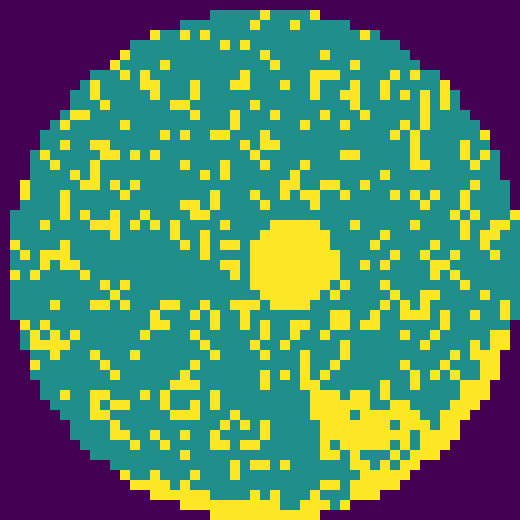
#> input picture backend/png_files/image3.png, 520 x 520 px, found by its file name
$ python localizeDefect.py
#> lines starting #> are read from the running program, lines starting #| are printed output that depends on the picture; after the words box and inside, x2 and y2 are one past the last pixel; in counts of white or black regions, pixels touching at a corner belong together
### backend/describeDefect.py
import random


# [57 lines left out: functions describe_defect_types, describe_defect_percentage, not called in this run]


def describe_defect_location(vertical: str, horizontal: str) -> str:
    if not vertical and not horizontal:
        return no_defect()
    options = [
        f"The defect is in the {vertical} {horizontal} part of the wafer.",
        f"You can find the defect in the {vertical}-{horizontal} quadrant of the wafer.",
        f"The wafer defect is located at the {vertical}-{horizontal} region.",
        f"The defect has been detected in the {vertical} {horizontal} section of the wafer."
    ]
    return random.choice(options)


# [6 lines left out: function no_defect, not called in this run]

# Categories of defects
categories = {
    "Line-Space Defects": ["Bridge", "Break", "Gap", "Corner_Rounding", "Sidewall_Roughness", "Overlay_Error"],
    "Contact Hole Defects": ["Missing", "Deformed", "Merging", "Collapse", "Undersized", "Oversized", "Repeating"]
}

# [23 lines left out: functions describe_sem_defect_types, get_defect_category, not called in this run]

### backend/agentic_flow/agents/tools/localizeDefect.py
import cv2
import numpy as np
from agents.tools.describeDefect import describe_defect_location,no_defect
# from describeDefect import describe_defect_location,no_defect
import uuid,os
def detect_and_localize_defects(npy_path=None, image_path=None, threshold=200, min_area=1000, size=(520, 520)):
    """
    Detect and localize defects from a `.npy` file or an image file, resized to a standard size.

    Parameters:
    - npy_path: Path to the `.npy` file (default is None).
    - image_path: Path to the image file (default is None).
    - threshold: Threshold value for binarization (default is 200).
    - min_area: Minimum area to consider a region as a defect (default is 100 pixels).
    - size: Tuple specifying the target size (width, height) to resize the input (default is (520, 520)).

    Returns:
    - largest_defect_location: A string indicating the location of the largest defect.
    """
#> called with threshold = 200, min_area = 500, size = (520, 520)

    # Check if npy_path is provided
    if npy_path:
        # Load the .npy file
        wafer_map = np.load(npy_path)

        # Normalize the wafer map if needed (e.g., if it's not in range [0, 255])
        wafer_map = np.uint8(255 * (wafer_map - np.min(wafer_map)) / (np.max(wafer_map) - np.min(wafer_map)))
        wafer_map_resized = cv2.resize(wafer_map, size, interpolation=cv2.INTER_LINEAR)
    elif image_path:
        # Load the image
        wafer_map_resized = cv2.imread(image_path, cv2.IMREAD_GRAYSCALE)
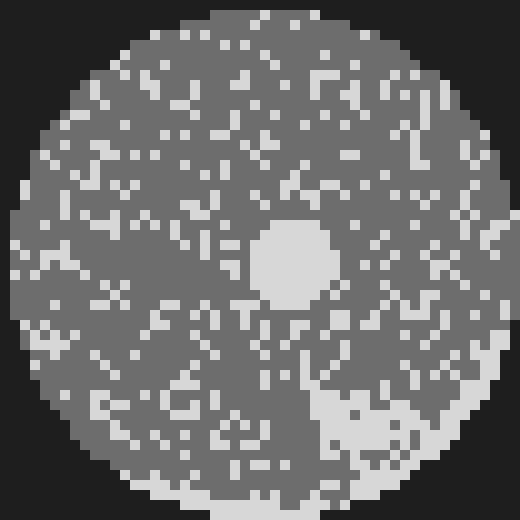
#> wafer_map_resized: shape (520, 520); min 30, max 215, mean 112.3
        wafer_map_resized = cv2.resize(wafer_map_resized, size, interpolation=cv2.INTER_LINEAR)
    else:
        raise ValueError("Both 'npy_path' and 'image_path' cannot be None. Please provide one.")

    # Apply thresholding to isolate defects
    _, binary = cv2.threshold(wafer_map_resized, threshold, 255, cv2.THRESH_BINARY)
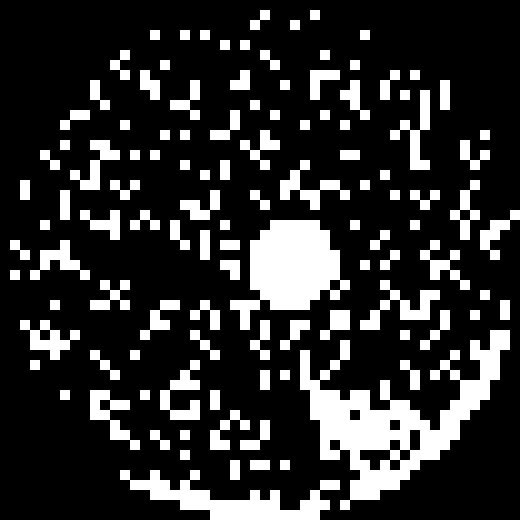
#> binary: shape (520, 520); 20.9% white; 114 white regions

    # Find contours of the defect regions
    contours, _ = cv2.findContours(binary, cv2.RETR_EXTERNAL, cv2.CHAIN_APPROX_SIMPLE)
#> contours = 114 contours; largest, box (x1, y1, x2, y2) and area: (300, 330, 510, 510) 12806, (230, 220, 350, 330) 7048, (120, 470, 340, 520) 3942, (360, 280, 440, 330) 1127, (90, 390, 140, 450) 1074

    # Create a 3-channel image for visualization
    output_image = cv2.cvtColor(wafer_map_resized, cv2.COLOR_GRAY2BGR)

    largest_defect_area = 0
    largest_defect_bounding_box = None
    largest_defect_location = ""

    # To calculate the average location of defects
    total_x = 0
    total_y = 0
    total_defects = 0

    print("Detected Large Defects:")
    for i, contour in enumerate(contours):
        # Calculate the area of the defect
        area = cv2.contourArea(contour)

        # Process only if the area is larger than the minimum area
        if area >= min_area:
            # Calculate bounding box around the defect
            x, y, w, h = cv2.boundingRect(contour)

            # Calculate centroid of the defect region
            cx, cy = x + w // 2, y + h // 2

            # Draw the bounding box and centroid on the output image
            cv2.rectangle(output_image, (x, y), (x + w, y + h), (0, 255, 0), 2)  # Green box
            cv2.circle(output_image, (cx, cy), 5, (0, 0, 255), -1)  # Red centroid

            # Print defect details
            print(
                f"Defect {i + 1}: Area={area}, Bounding Box [x={x}, y={y}, w={w}, h={h}], Centroid [cx={cx}, cy={cy}]")

            # Update largest defect if the current one is larger
            if area > largest_defect_area:
                largest_defect_area = area
                largest_defect_bounding_box = (x, y, w, h)

            # Track the centroids for average location calculation
            total_x += cx
            total_y += cy
            total_defects += 1
#> this loop made 114 passes
#> (area, x, y, w, h, cx, cy, largest_defect_area) on passes 1, 21: (3942.5, 120, 470, 220, 50, 230, 495, 3942.5), (12806.5, 300, 330, 210, 180, 405, 420, 12806.5)
#> (area, x, y, w, h, cx, cy, total_x) on passes 9, 12, 17, 26, 32, 35: (504.5, 210, 410, 40, 40, 230, 430, 460), (1074.5, 90, 390, 50, 60, 115, 420, 575), (955.5, 160, 360, 40, 60, 180, 390, 755), (985.5, 20, 320, 60, 40, 50, 340, 1210), (513.5, 140, 300, 40, 40, 160, 320, 1370), (1127, 360, 280, 80, 50, 400, 305, 1770)
#| Defect 1: Area=3942.5, Bounding Box [x=120, y=470, w=220, h=50], Centroid [cx=230, cy=495]
#| Defect 9: Area=504.5, Bounding Box [x=210, y=410, w=40, h=40], Centroid [cx=230, cy=430]
#| Defect 12: Area=1074.5, Bounding Box [x=90, y=390, w=50, h=60], Centroid [cx=115, cy=420]
#| Defect 17: Area=955.5, Bounding Box [x=160, y=360, w=40, h=60], Centroid [cx=180, cy=390]
#| Defect 21: Area=12806.5, Bounding Box [x=300, y=330, w=210, h=180], Centroid [cx=405, cy=420]
#| Defect 26: Area=985.5, Bounding Box [x=20, y=320, w=60, h=40], Centroid [cx=50, cy=340]
#| Defect 32: Area=513.5, Bounding Box [x=140, y=300, w=40, h=40], Centroid [cx=160, cy=320]
#| Defect 35: Area=1127.0, Bounding Box [x=360, y=280, w=80, h=50], Centroid [cx=400, cy=305]
#> (further printed lines are left out)
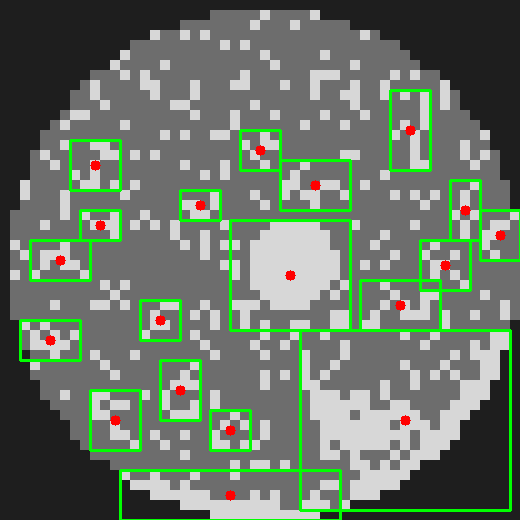
#> output_image: shape (520, 520, 3); mean B, G, R 105.4, 117.9, 106.9
#> after the loop, largest_defect_area = 12806.5; total_defects = 19; total_x = 4910; total_y = 5425

    if total_defects > 0:
        # Compute average centroid position for defect location classification
        avg_cx = total_x // total_defects
#> avg_cx = 258
        avg_cy = total_y // total_defects
#> avg_cy = 285

        # Determine the location of the defects based on average centroid position
        image_width, image_height = wafer_map_resized.shape[1], wafer_map_resized.shape[0]
#> image_width = 520; image_height = 520

        location = []

        # Top or Bottom
        if avg_cy < image_height / 3:
            location.append("Top")
        elif avg_cy + h > 2 * image_height / 3:
            location.append("Bottom")
        else:
            location.append("Middle")

        # Left or Right
        if avg_cx < image_width / 3:
            location.append("Left")
        elif avg_cx + w > 2 * image_width / 3:
            location.append("Right")
        else:
            location.append("Middle")

        largest_defect_location = ", ".join(location)
        # Save the output image with defects highlighted
        output_path = "output/output_loc.png"
        unique_filename = f"processed_{uuid.uuid4().hex}.png"
        output_path = os.path.join("/app/processed_image", unique_filename)
        cv2.imwrite(output_path, output_image)
        print(f"Output image saved as {output_path}")

        return describe_defect_location(location[0], location[1]), output_path
    else:
        unique_filename = f"processed_{uuid.uuid4().hex}.png"
        output_path = os.path.join("/app/processed_image", unique_filename)
        cv2.imwrite(output_path, output_image)
        return describe_defect_location("", ""), output_path


if __name__ == "__main__":

    # # Example usage
    # npy_path = "D:/WaferGPT-Deploy/backend/npy_files/image3.npy"  # Replace with the path to your `.npy` file
    img_path = "D:/WaferGPT-Deploy/backend/png_files/image3.png"  # Replace with the path to your image file
    print(detect_and_localize_defects(image_path=img_path, threshold=200, min_area=500))  # Adjust `min_area` as needed

    # Using an image file
    # image_path = "output_image.png"
    # defect_location = detect_and_localize_defects(image_path=image_path)

$ run again, with backend/png_files/image1.png copied over backend/png_files/image3.png
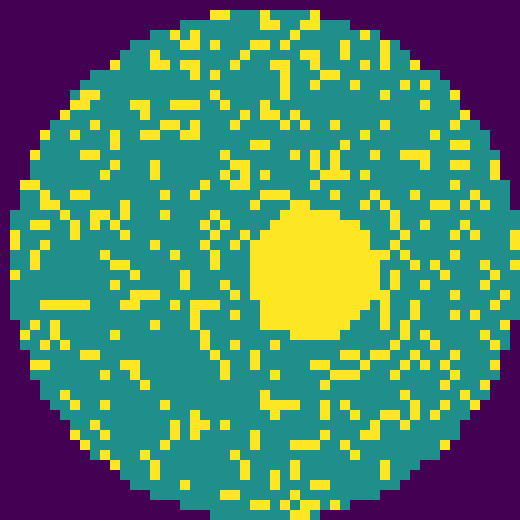
#> input picture backend/png_files/image1.png, 520 x 520 px, found by its file name
#> in detect_and_localize_defects, `_, binary = cv2.threshold(wafer_map_resized, threshold, 255, cv2.THRES..`:
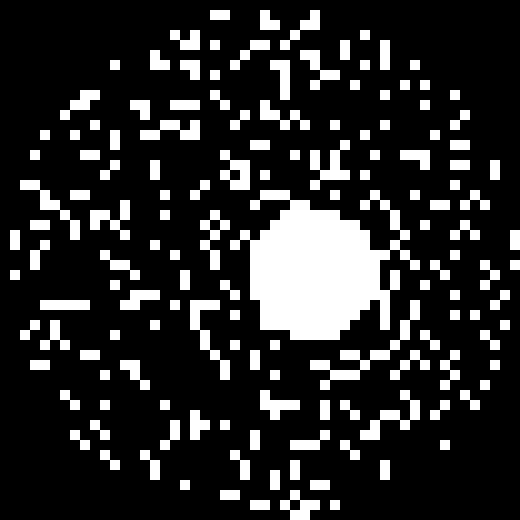
#> binary: shape (520, 520); 19.1% white; 144 white regions
#> contours = 144 contours; largest, box (x1, y1, x2, y2) and area: (230, 190, 420, 340) 15602, (310, 300, 420, 390) 1359, (190, 300, 230, 380) 864, (310, 140, 350, 190) 775, (360, 390, 420, 440) 766
#> the loop in detect_and_localize_defects, `for i, contour in enumerate(contours):` made 144 passes
#> (area, x, y, w, h, cx, cy, largest_defect_area) on passes 3, 28, 53, 85: (633, 280, 490, 40, 30, 300, 505, 633), (765.5, 360, 390, 60, 50, 390, 415, 765.5), (1359, 310, 300, 110, 90, 365, 345, 1359), (15602.5, 230, 190, 190, 150, 325, 265, 15602.5)
#> (printed output is left out)
#> after the loop in detect_and_localize_defects, `for i, contour in enumerate(contours):`:
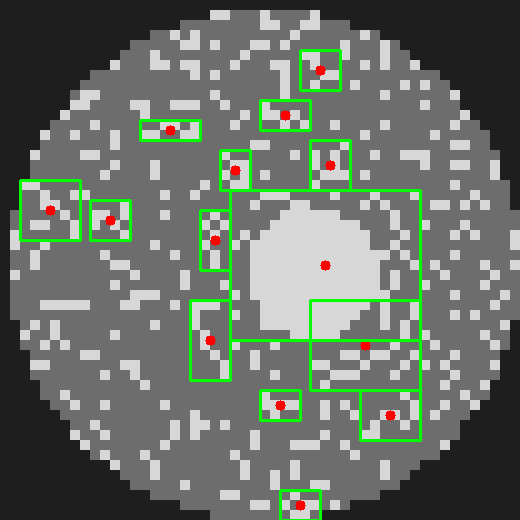
#> output_image: shape (520, 520, 3); mean B, G, R 105.5, 113.6, 106.6
#> after the loop in detect_and_localize_defects, `for i, contour in enumerate(contours):`: largest_defect_area = 15602.5; total_defects = 14; total_x = 3585; total_y = 3595
#> avg_cx = 256

$ run again, with backend/png_files/image10.png copied over backend/png_files/image3.png
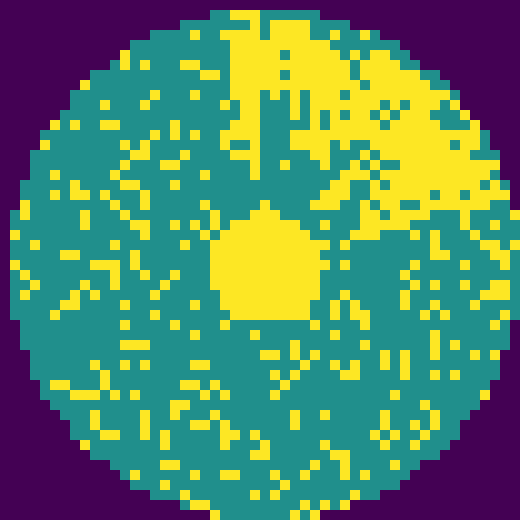
#> input picture backend/png_files/image10.png, 520 x 520 px, found by its file name
#> in detect_and_localize_defects, `_, binary = cv2.threshold(wafer_map_resized, threshold, 255, cv2.THRES..`:
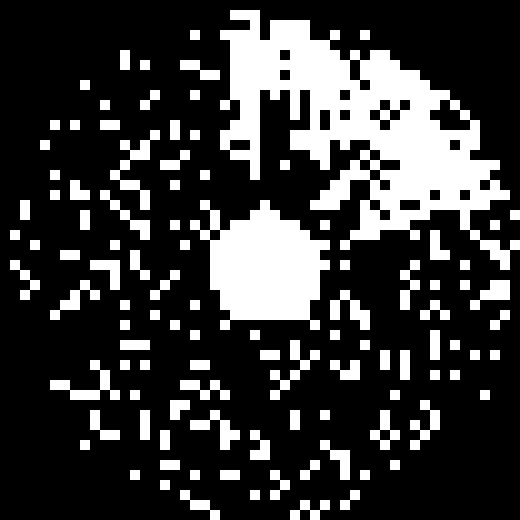
#> binary: shape (520, 520); 24.3% white; 106 white regions
#> contours = 106 contours; largest, box (x1, y1, x2, y2) and area: (220, 10, 520, 270) 32918, (190, 200, 330, 330) 10853, (110, 130, 160, 210) 928, (50, 360, 120, 400) 765, (270, 340, 320, 400) 657
#> the loop in detect_and_localize_defects, `for i, contour in enumerate(contours):` made 106 passes
#> (area, x, y, w, h, cx, cy, largest_defect_area) on passes 18, 21, 36, 80, 106: (533, 370, 410, 30, 40, 385, 430, 533), (604, 190, 410, 50, 40, 215, 430, 604), (765, 50, 360, 70, 40, 85, 380, 765), (10853, 190, 200, 140, 130, 260, 265, 10853), (32918.5, 220, 10, 300, 260, 370, 140, 32918.5)
#> (printed output is left out)
#> after the loop in detect_and_localize_defects, `for i, contour in enumerate(contours):`:
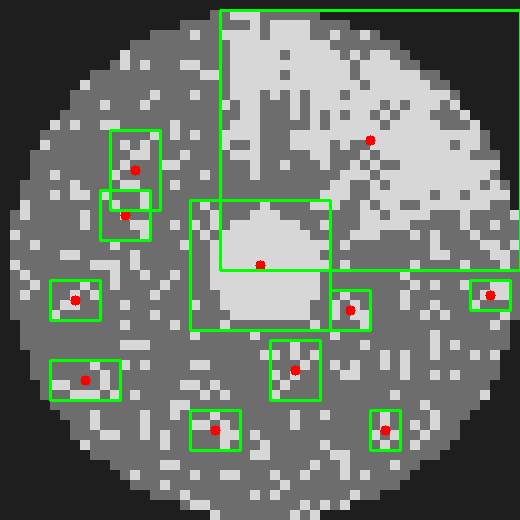
#> output_image: shape (520, 520, 3); mean B, G, R 111.2, 120.1, 112.1
#> after the loop in detect_and_localize_defects, `for i, contour in enumerate(contours):`: largest_defect_area = 32918.5; total_defects = 11; total_x = 2785; total_y = 3305
#> avg_cx = 253
#> avg_cy = 300

$ run again, with backend/png_files/image11.png copied over backend/png_files/image3.png
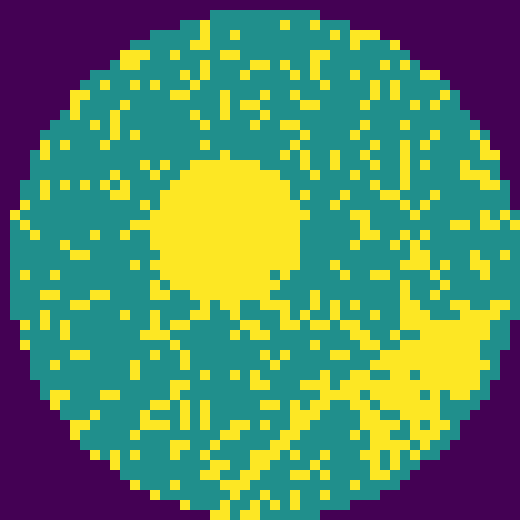
#> input picture backend/png_files/image11.png, 520 x 520 px, found by its file name
#> in detect_and_localize_defects, `_, binary = cv2.threshold(wafer_map_resized, threshold, 255, cv2.THRES..`:
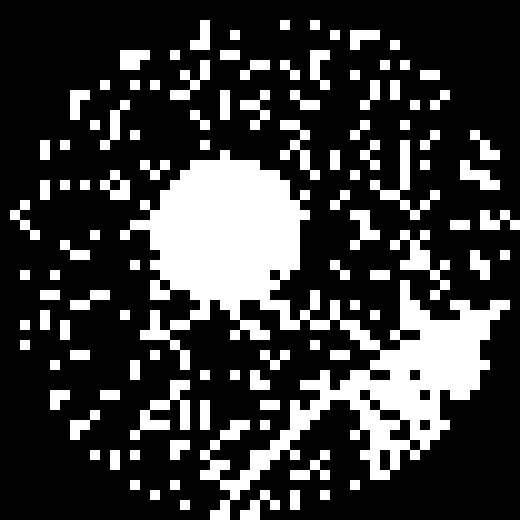
#> binary: shape (520, 520); 24.9% white; 107 white regions
#> contours = 107 contours; largest, box (x1, y1, x2, y2) and area: (120, 150, 510, 520) 40594, (130, 380, 190, 440) 1126, (390, 230, 450, 300) 1109, (370, 140, 440, 220) 1017, (280, 120, 320, 180) 666
#> the loop in detect_and_localize_defects, `for i, contour in enumerate(contours):` made 107 passes
#> (area, x, y, w, h, cx, cy, largest_defect_area) on passes 20, 64: (1126, 130, 380, 60, 60, 160, 410, 1126), (40593.5, 120, 150, 390, 370, 315, 335, 40593.5)
#> (printed output is left out)
#> after the loop in detect_and_localize_defects, `for i, contour in enumerate(contours):`:
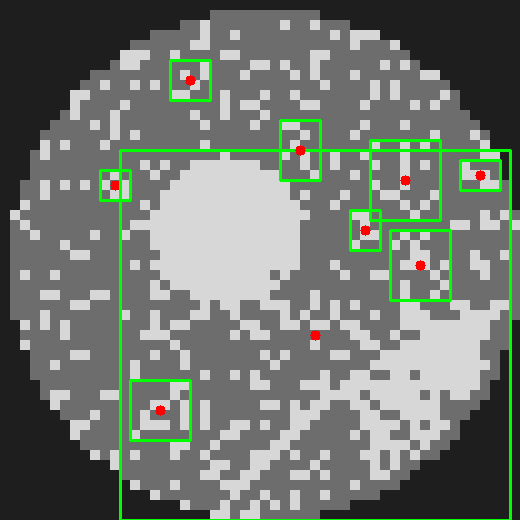
#> output_image: shape (520, 520, 3); mean B, G, R 112.6, 120.4, 113.3
#> after the loop in detect_and_localize_defects, `for i, contour in enumerate(contours):`: largest_defect_area = 40593.5; total_defects = 9; total_x = 2750; total_y = 2010
#> avg_cx = 305
#> avg_cy = 223
